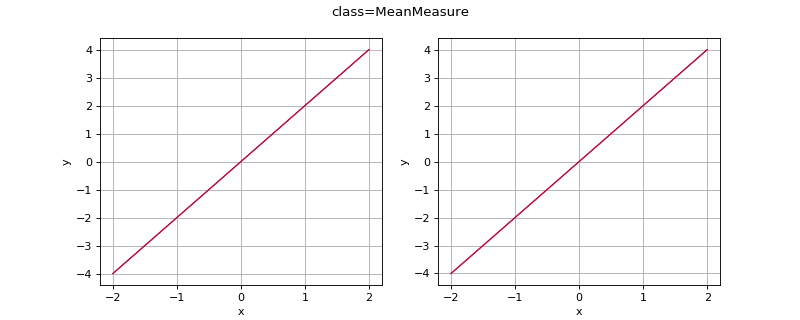

The Python source for this figure:
import openturns as ot
import otrobopt
from matplotlib import pyplot as plt
from openturns.viewer import View

thetaDist = ot.Normal(2.0, 0.1)
if 'MeanMeasure' == 'WorstCaseMeasure':
    thetaDist = ot.Uniform(-1.0, 4.0)
elif 'ChanceMeasure' in 'MeanMeasure':
    thetaDist = ot.Normal(1.0, 1.0)

f_base = ot.Function(['x', 'theta'], ['y'], ['x*theta'])
f = ot.Function(f_base, [1], thetaDist.getMean())

if 'MeanMeasure' == 'JointChanceMeasure':
    measure = otrobopt.JointChanceMeasure(f, thetaDist, ot.GreaterOrEqual(), 0.95)
elif 'MeanMeasure' == 'IndividualChanceMeasure':
    measure = otrobopt.IndividualChanceMeasure(f,thetaDist, ot.GreaterOrEqual(), [0.95])
elif 'MeanMeasure' == 'MeanStandardDeviationTradeoffMeasure':
    measure =  otrobopt.MeanStandardDeviationTradeoffMeasure(f, thetaDist, [0.8])
elif 'MeanMeasure' == 'QuantileMeasure':
    measure =  otrobopt.QuantileMeasure(f, thetaDist, 0.99)
else:
    measure = otrobopt.MeanMeasure(f, thetaDist)

N = 10
experiment = ot.LHSExperiment(N)
factory = otrobopt.MeasureFactory(experiment)
discretizedMeasure = factory.build(measure)

continuous_measure = otrobopt.MeasureFunction(measure)
discretized_measure = otrobopt.MeasureFunction(discretizedMeasure)

x_min = -2.0
x_max = 2.0
n_points = 128

parametric_graph = f.draw(x_min, x_max, n_points)
continuous_graph = continuous_measure.draw(x_min, x_max, n_points)
discretized_graph = discretized_measure.draw(x_min, x_max, n_points)

parametric_curve = parametric_graph.getDrawable(0)
discretized_curve = discretized_graph.getDrawable(0)

left_graph = ot.Graph(continuous_graph)
left_graph.add(parametric_curve)
#left_graph.setLegends(['measure', 'parametric function'])
#left_graph.setLegendPosition('topright')
left_graph.setColors(['blue', 'red'])

right_graph = ot.Graph(continuous_graph)
right_graph.add(discretized_curve)
#right_graph.setLegends(['measure', 'discretized measure'])
#right_graph.setLegendPosition('topright')
right_graph.setColors(['blue', 'red'])

fig = plt.figure(figsize=(10, 4))
plt.suptitle(str(measure))
left_axis = fig.add_subplot(121)
right_axis = fig.add_subplot(122)

View(left_graph, figure=fig, axes=[left_axis], add_legend=False)
View(right_graph, figure=fig, axes=[right_axis], add_legend=False)
